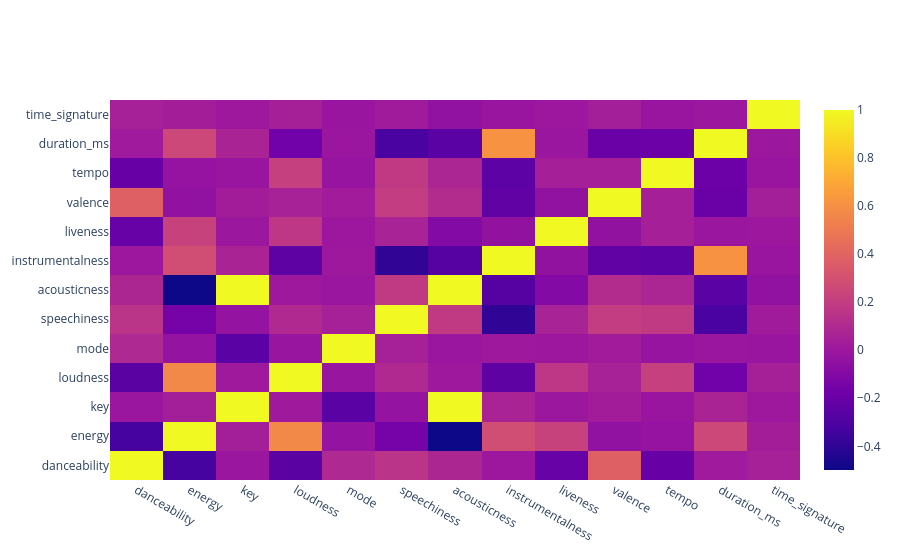

Write notebook code for a chart like this one.
### Code cell
columns_to_convert = [
    'danceability', 'energy', 'mode', 'acousticness', 'instrumentalness',
    'valence', 'tempo', 'duration_ms', 'time_signature'
]

for col in columns_to_convert:
    if col in data.columns:
        data[col] = pd.to_numeric(data[col], errors='coerce')

numeric_data = data.select_dtypes(include=np.number)

correlation_matrix = numeric_data.corr()

x = list(correlation_matrix.columns)
y = list(correlation_matrix.index)
values = np.array(correlation_matrix.values)

fig = go.Figure(data=go.Heatmap(
    z=values,
    x=x,
    y=y,
    hoverongaps=False
))
fig.show()

### Figure 1 — Plotly figure (JSON) as saved in the notebook; plotly's stock layout.template omitted (floating-point values rounded to 4 significant figures; data arrays with more than 128 entries replaced by an {"elided": "..."} marker saying what was removed)
{"data": [{"hoverongaps": false, "x": ["danceability", "energy", "key", "loudness", "mode", "speechiness", "acousticness", "instrumentalness", "liveness", "valence", "tempo", "duration_ms", "time_signature"], "y": ["danceability", "energy", "key", "loudness", "mode", "speechiness", "acousticness", "instrumentalness", "liveness", "valence", "tempo", "duration_ms", "time_signature"], "z": {"elided": "13x13 float values"}, "type": "heatmap"}], "layout": {}}
